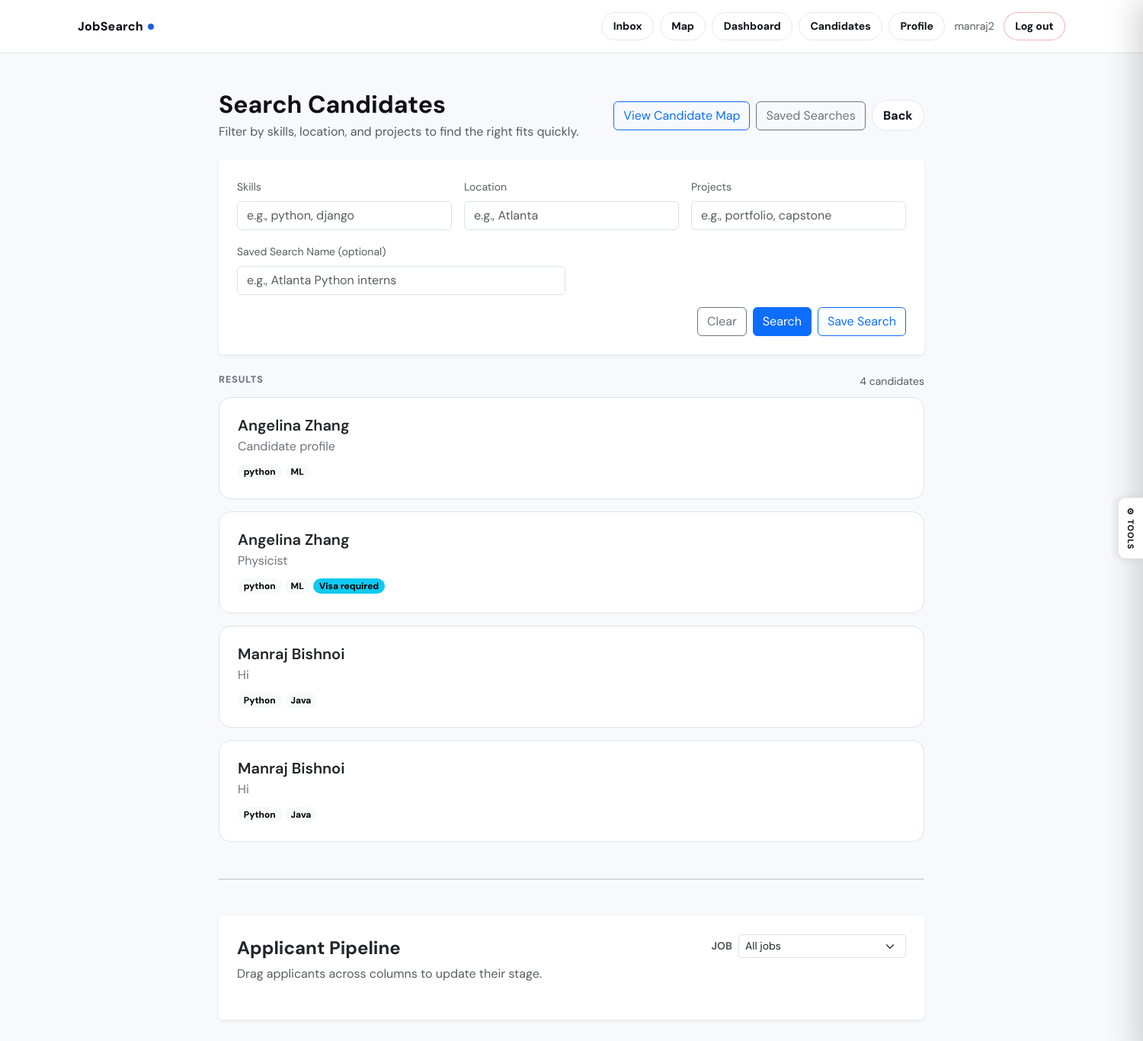
The page /recruiter/candidates/ (signed in) on the database as committed earlier.
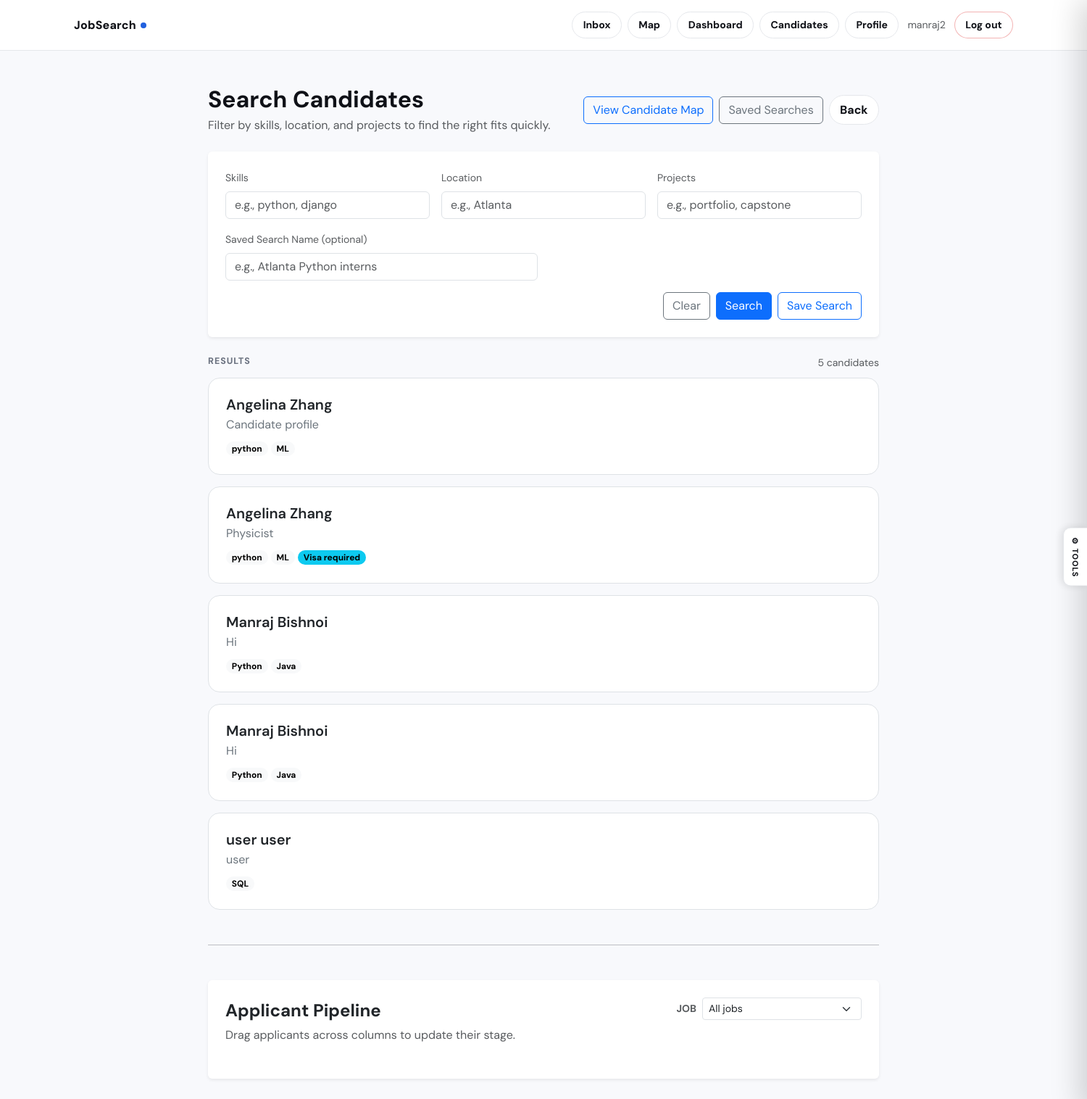
The same page on the database as committed later.
### jobs/models.py (models this page shows, shortened)
class JobSeekerProfile(models.Model):
    user = models.OneToOneField(
        CustomUser, on_delete=models.CASCADE, related_name="seeker_profile"
    )
    profile_picture = models.ImageField(
        upload_to="profile_pics/", blank=True, null=True
    )
    headline = models.CharField(max_length=200, blank=True)
    bio = models.TextField(blank=True, help_text="Short summary about yourself")
    resume = models.FileField(
    upload_to="resumes/",
    blank=True,
    null=True,
    help_text="PDF or Word resume")
    location = models.CharField(max_length=200, blank=True)
    phone = models.CharField(max_length=30, blank=True)
    website = models.URLField(blank=True)
    skills = models.TextField(blank=True, help_text="Comma-separated skills")
    education = models.TextField(blank=True)
    work_experience = models.TextField(blank=True)
    projects = models.TextField(blank=True, help_text="Key projects, coursework, open-source contributions")
    certifications = models.TextField(blank=True, help_text="Certifications, licenses, awards")
    languages = models.TextField(blank=True, help_text="Spoken languages, e.g. English (Native), Spanish (Conversational)")
    links = models.TextField(blank=True, help_text="GitHub, LinkedIn, portfolio URLs (one per line)")
    featured_label = models.CharField(
        max_length=100, blank=True,
        help_text="Label shown above the embed, e.g. 'My Portfolio', 'Intro Video'"
    )
    featured_url = models.URLField(
        blank=True,
        help_text="Link to a website, portfolio, or project (displayed as a clickable card)"
    )
    featured_video_url = models.URLField(
        blank=True,
        help_text="YouTube or Vimeo link for an introduction / project video"
    )
    desired_job_title = models.CharField(max_length=200, blank=True)
    desired_salary_min = models.PositiveIntegerField(null=True, blank=True)
    open_to_remote = models.BooleanField(default=True)
    open_to_relocation = models.BooleanField(default=False)
    visa_required = models.BooleanField(default=False)
    class DistanceUnit(models.TextChoices):
        MILES = "mi", "Miles"
        KM = "km", "Kilometers"
    commute_distance = models.PositiveIntegerField(
        null=True, blank=True,
        help_text="Maximum commute distance"
    )
    distance_unit = models.CharField(
        max_length=2, choices=DistanceUnit.choices, default=DistanceUnit.MILES
    )
    is_public = models.BooleanField(default=True)
    show_photo = models.BooleanField(default=True)
    show_resume = models.BooleanField(default=True)
    show_headline = models.BooleanField(default=True)
    show_bio = models.BooleanField(default=True)
    show_skills = models.BooleanField(default=True)
    show_education = models.BooleanField(default=True)
    show_experience = models.BooleanField(default=True)
    show_projects = models.BooleanField(default=True)
    show_certifications = models.BooleanField(default=True)
    show_languages = models.BooleanField(default=True)
    show_links = models.BooleanField(default=True)
    show_location = models.BooleanField(default=True)
    show_phone = models.BooleanField(default=False)
    show_email = models.BooleanField(default=True)
    show_featured = models.BooleanField(default=True)
    goal_applications = models.PositiveIntegerField(default=10, help_text="Target number of applications to submit")
    goal_offers       = models.PositiveIntegerField(default=1,  help_text="Target number of offers to receive")
    background_image  = models.ImageField(upload_to="backgrounds/", blank=True, null=True)
    background_opacity = models.FloatField(default=0.15, help_text="Overlay opacity 0.0–1.0")
    goal_reviews      = models.PositiveIntegerField(default=20, help_text="Target applications to review")
    goal_offers_sent  = models.PositiveIntegerField(default=5,  help_text="Target offers to send")
    goal_filled       = models.PositiveIntegerField(default=3,  help_text="Target job postings filled")
    background_image   = models.ImageField(upload_to="backgrounds/", blank=True, null=True)
    background_opacity = models.FloatField(default=0.15)
    def skills_list(self):
        return [s.strip() for s in self.skills.split(",") if s.strip()]

class CustomUser(AbstractUser):
    class Role(models.TextChoices):
        JOB_SEEKER = "job_seeker", "Job Seeker"
        RECRUITER = "recruiter", "Recruiter"
        ADMIN = "admin", "Admin"
    role = models.CharField(
        max_length=20,
        choices=Role.choices,
        default=Role.JOB_SEEKER,
    )
    def is_job_seeker(self):
        return self.role == self.Role.JOB_SEEKER
    def is_recruiter(self):
        return self.role == self.Role.RECRUITER

### jobs/views.py (the view, shortened to what this page needs)
# urls.py: path("recruiter/candidates/", views.recruiter_candidate_search, name="recruiter_candidate_search"),
@login_required
def recruiter_candidate_search(request):
    if not request.user.is_recruiter():
        return redirect("home")
    def filter_profiles(skills_text: str, location_text: str, projects_text: str):
        qs = JobSeekerProfile.objects.filter(is_public=True).select_related("user")
        if location_text:
            qs = qs.filter(location__icontains=location_text, show_location=True)
        if projects_text:
            qs = qs.filter(projects__icontains=projects_text, show_projects=True)
        return qs
    skills_q = request.GET.get("skills", "").strip()
    location_q = request.GET.get("location", "").strip()
    projects_q = request.GET.get("projects", "").strip()
    profiles = filter_profiles(skills_q, location_q, projects_q)
    saved_searches = SavedCandidateSearch.objects.filter(recruiter=request.user).order_by("-created_at")
    unread_count = CandidateMatchNotification.objects.filter(
        recruiter=request.user,
        is_read=False
    ).count()
    context = {
        "profiles": profiles,
        "skills": skills_q,
        "location": location_q,
        "projects": projects_q,
        "saved_searches": saved_searches,
        "unread_count": unread_count,
    }
    return render(request, "jobs/recruiter_candidate_search.html", context)

### jobs/templates/jobs/recruiter_candidate_search.html (shortened to what the changed rows need)
{% extends "jobs/base.html" %}
{% block content %}
<div class="container py-5" style="max-width: 950px;">
  <div class="d-flex justify-content-between align-items-center mb-4">
    <div>
      <h2 class="fw-bold mb-1">Search Candidates</h2>
    </div>
  </div>
  {% if profiles %}
    <div class="d-flex align-items-center justify-content-between mb-2">
      <div class="section-label">Results</div>
      <div class="text-muted small">{{ profiles|length }} candidate{{ profiles|length|pluralize }}</div>
    </div>
    <div>
      {% for p in profiles %}
        <a href="{% url 'view_candidate' p.user.pk %}" class="text-decoration-none text-dark">
          <div class="bg-white rounded-4 p-4 border card-hover mb-3">
            <div class="d-flex justify-content-between align-items-start">
              <div>
                <h5 class="fw-semibold mb-1">
                  {{ p.user.first_name }} {{ p.user.last_name }}
                </h5>
                <div class="text-secondary">
                  {% if p.show_headline and p.headline %}{{ p.headline }}{% else %}Candidate profile{% endif %}
                </div>
              </div>
            </div>
            <div class="mt-2">
              {% if p.show_skills %}
                {% for s in p.skills_list %}
                  <span class="badge rounded-pill text-bg-light">{{ s }}</span>
                {% empty %}
                  <span class="text-secondary small">No skills listed.</span>
                {% endfor %}
              {% endif %}
              {% if p.visa_required %}
                <span class="badge rounded-pill text-bg-info">Visa required</span>
              {% endif %}
            </div>
          </div>
        </a>
      {% endfor %}
    </div>
    <hr class="my-5">
    <div class="card shadow-sm border-0">
      <div class="card-body p-4">
        <div class="d-flex justify-content-between align-items-start flex-wrap gap-3">
          <div>
            <div class="fw-bold fs-4 mb-1">Applicant Pipeline</div>
            <div class="text-muted">Drag applicants across columns to update their stage.</div>
          </div>
          <div class="d-flex align-items-center gap-2">
            <div class="text-muted small fw-bold">JOB</div>
            <select id="kbJobFilter" class="form-select form-select-sm" style="min-width: 220px;">
              <option value="all">All jobs</option>
            </select>
          </div>
        </div>
      </div>
    </div>
  {% else %}
    <div class="text-muted">No candidates match your search. Try adjusting filters.</div>
  {% endif %}
</div>
{% endblock %}

Rows that differ between the two databases and show on the page:
added JobSeekerProfile: user.first_name "user", user.last_name "user", headline "user", skills_list "SQL"
Other text that changed with them:
{{ profiles|length }}: "4" → "5"
